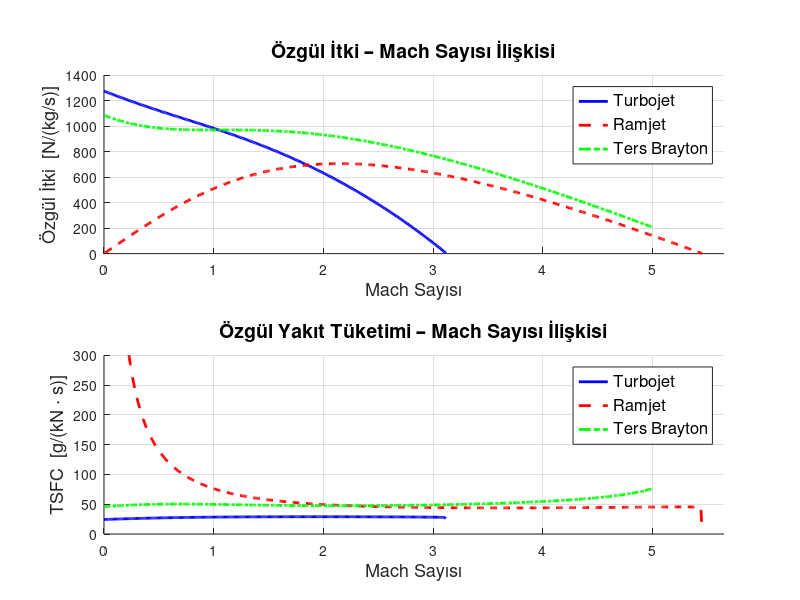

This figure's MATLAB source: (Note: this script raises an error after producing the figure.)
%% ÖDEV 4 - Tasarım Noktası Performans Karşılaştırması
% Turbojet, Ramjet ve Ters Brayton Çevrimli Motor

clear; clc; close all;

%% ============================================================
%  SABIT PARAMETRELER (Tablo 4 & 5)
%% ============================================================
gamma   = 1.4;          % Isı sığaları oranı
R       = 287;          % J/(kg.K)
cp      = 1005;         % J/(kg.K)
h_f     = 42.8e6;       % J/kg  (yakıt ısıl değeri)
T0_amb  = 288.15;       % K     (deniz seviyesi statik sıcaklık, ISA)
P0_amb  = 101325;       % Pa    (deniz seviyesi statik basınç, ISA)
m_dot   = 100;          % kg/s  (Soru 2 için hava debisi)

%  İdeal motor + lülede optimum genişleme => P_exit = P_amb

%% ============================================================
%  YARDIMCI FONKSİYONLAR
%% ============================================================
% Toplam sıcaklık: Tt = T_s * (1 + (gamma-1)/2 * M^2)
Tt = @(T_s, M) T_s .* (1 + (gamma-1)/2 .* M.^2);
% Toplam basınç oranı: Pt/P = (Tt/T)^(gamma/(gamma-1))
Pt_ratio = @(M) (1 + (gamma-1)/2 .* M.^2).^(gamma/(gamma-1));

%% ============================================================
%  1A) TURBOJET MOTORU
%% ============================================================
% Parametreler (Tablo 1)
pi_c    = 20;           % Kompresör basınç oranı
T4      = 2000;         % K  (Türbin giriş sıcaklığı)

% Mach aralığı: kalkış (0) → itki = 0 noktası
M_vec_TJ = linspace(0, 5, 500);

Isp_TJ  = zeros(size(M_vec_TJ));
TSFC_TJ = zeros(size(M_vec_TJ));

for k = 1:length(M_vec_TJ)
    M = M_vec_TJ(k);
    
    % Serbest akım toplam sıcaklık & basınç
    Tt0 = Tt(T0_amb, M);
    Pt0_Ps = Pt_ratio(M);            % Pt0 / Ps
    
    % Difüzör (ideal): Tt2 = Tt0, Pt2 = Pt0
    Tt2 = Tt0;
    
    % Kompresör (ideal isentropic)
    Tt3 = Tt2 * pi_c^((gamma-1)/gamma);
    
    % Yanma odası: Tt4 = T4 (sabit)
    if Tt3 >= T4
        % Kompresör çıkışı yanma odası sıcaklığını aşıyor → geçersiz
        Isp_TJ(k)  = 0;
        TSFC_TJ(k) = NaN;
        continue;
    end
    
    % Yakıt-hava oranı
    f = cp*(T4 - Tt3) / h_f;
    
    % Türbin (ideal): türbin işi = kompresör işi (shaft balance)
    delta_Tt_turbine = (Tt3 - Tt2);    % cp*deltaT_c = cp*deltaT_t
    Tt5 = T4 - delta_Tt_turbine;
    
    % Türbin basınç oranı (isentropic)
    pi_t = (Tt5/T4)^(gamma/(gamma-1));
    
    % Lüle: toplam basınç (Pt5 = Pt4 = Pt3 = Pt2 * pi_c)
    % Optimum genişleme: P_exit = P_amb (statik)
    % Tt_lule = Tt5 (ideal lüle)
    % V_exit: h0 = h_exit => cp*Tt5 = cp*T_exit + V_exit^2/2
    % Optimum => P_exit = Ps => T_exit = Ts = Tt5 / (1 + (g-1)/2 * M_exit^2)
    % Daha basit: V_exit^2 = 2*cp*(Tt5 - T0_amb * (Pt5/Ps)^(-(g-1)/g) )
    %              Pt5 / Ps = (Pt2/Ps)*pi_c*pi_t
    Pt5_Ps = Pt0_Ps * pi_c * pi_t;   % Pt5 / P_static_amb
    T_exit = Tt5 / (Pt5_Ps)^((gamma-1)/gamma);
    
    if T_exit < 0; Isp_TJ(k) = 0; TSFC_TJ(k) = NaN; continue; end
    
    V_exit = sqrt(2 * cp * (Tt5 - T_exit));
    
    % Serbest akım hızı
    a0 = sqrt(gamma * R * T0_amb);
    V0 = M * a0;
    
    % Özgül itki [N/(kg/s)]
    Isp_TJ(k) = (1+f)*V_exit - V0;   % momentum thrust / m_dot_air
    % (optimum genişleme → basınç kuvveti = 0)
    
    % Özgül yakıt tüketimi [g/(kN.s)]
    if Isp_TJ(k) > 0
        TSFC_TJ(k) = (f / Isp_TJ(k)) * 1e6;  % kg/(N.s) → g/(kN.s)
    else
        TSFC_TJ(k) = NaN;
        Isp_TJ(k)  = 0;
    end
end

% Sıfır itki Mach sayısını bul
idx_zero_TJ = find(Isp_TJ <= 0, 1, 'first');
if isempty(idx_zero_TJ)
    idx_zero_TJ = length(M_vec_TJ) + 1;
elseif idx_zero_TJ == 1
    idx_zero_TJ = 2;
end
M_vec_TJ_plot  = M_vec_TJ(1:idx_zero_TJ-1);
Isp_TJ_plot    = Isp_TJ(1:idx_zero_TJ-1);
TSFC_TJ_plot   = TSFC_TJ(1:idx_zero_TJ-1);

%% ============================================================
%  1B) RAMJET MOTORU
%% ============================================================
% Parametreler (Tablo 2)
T4_rj = 2000;  % K (yanma odası çıkış sıcaklığı)

% Ramjet kalkışta (M=0) itki üretemez → M_min ~ 0.5 dan başlatılabilir
% ama soru kalkıştan istiyor; M=0 da itki=0 alınır.
M_vec_RJ = linspace(0.01, 8, 800);

Isp_RJ  = zeros(size(M_vec_RJ));
TSFC_RJ = zeros(size(M_vec_RJ));

for k = 1:length(M_vec_RJ)
    M = M_vec_RJ(k);
    
    Tt0 = Tt(T0_amb, M);
    Pt0_Ps = Pt_ratio(M);
    
    % Difüzör (ideal): Tt2 = Tt0
    Tt2 = Tt0;
    
    if Tt2 >= T4_rj
        Isp_RJ(k) = 0; TSFC_RJ(k) = NaN; continue;
    end
    
    % Yakıt-hava oranı
    f = cp*(T4_rj - Tt2) / h_f;
    
    % Lüle (ideal, optimum genişleme)
    % Pt4 = Pt0 (ideal difüzör + ideal yanma odası basınç kaybı yok)
    Pt4_Ps = Pt0_Ps;
    T_exit = T4_rj / Pt4_Ps^((gamma-1)/gamma);
    
    if T_exit < 0; Isp_RJ(k)=0; TSFC_RJ(k)=NaN; continue; end
    
    V_exit = sqrt(2 * cp * (T4_rj - T_exit));
    
    a0 = sqrt(gamma * R * T0_amb);
    V0 = M * a0;
    
    Isp_RJ(k) = (1+f)*V_exit - V0;
    
    if Isp_RJ(k) > 0
        TSFC_RJ(k) = (f / Isp_RJ(k)) * 1e6;
    else
        TSFC_RJ(k) = NaN;
        Isp_RJ(k)  = 0;
    end
end

idx_zero_RJ = find(Isp_RJ <= 0, 1, 'first');
if isempty(idx_zero_RJ)
    idx_zero_RJ = length(M_vec_RJ) + 1;
elseif idx_zero_RJ == 1
    idx_zero_RJ = 2;
end
M_vec_RJ_plot  = M_vec_RJ(1:idx_zero_RJ-1);
Isp_RJ_plot    = Isp_RJ(1:idx_zero_RJ-1);
TSFC_RJ_plot   = TSFC_RJ(1:idx_zero_RJ-1);

%% ============================================================
%  1C) TERS BRAYTON ÇEVRİMLİ MOTOR
%% ============================================================
% Parametreler (Tablo 3)
T_pb     = 1800;  % K  - Ön yakıcı çıkış sıcaklığı
T_ab     = 2000;  % K  - Art yakıcı çıkış sıcaklığı
dTt_cool = 400;   % K  - Soğutma bölümü toplam sıcaklık düşüşü
pi_t_inv = 0.1;   % Türbin basınç oranı

% Doğru Ters Brayton topolojisi:
%  İstasyon 0: Serbest akım
%  İstasyon 2: Difüzör çıkışı  (Tt2 = Tt0, Pt2 = Pt0)
%  İstasyon 3: Ön yakıcı çıkışı (Tt3 = T_pb)
%  İstasyon 4: Türbin çıkışı    (Pt4 = Pt3 * pi_t,  isentropic)
%  İstasyon 5: Soğutma çıkışı   (Tt5 = Tt4 - dTt_cool)
%  İstasyon 6: Kompresör çıkışı (Pt6 = Pt5 / pi_t  → basıncı geri yükle)
%  İstasyon 7: Art yakıcı çıkışı (Tt7 = T_ab)
%  İstasyon 8: Lüle çıkışı      (optimum genişleme)
%
% Shaft balance: Türbin işi = Kompresör işi
%   cp*(Tt3 - Tt4) = cp*(Tt6 - Tt5)
%   → Tt6 = Tt5 + (Tt3 - Tt4)

M_vec_TB = linspace(0, 5, 500);

Isp_TB  = zeros(size(M_vec_TB));
TSFC_TB = zeros(size(M_vec_TB));

for k = 1:length(M_vec_TB)
    M = M_vec_TB(k);
    
    % İst. 0-2: Serbest akım & difüzör (ideal)
    Tt2    = Tt(T0_amb, M);
    Pt2_Ps = Pt_ratio(M);
    
    % İst. 3: Ön yakıcı
    if T_pb < Tt2
        Tt3 = Tt2; f_pb = 0;
    else
        f_pb = cp*(T_pb - Tt2) / h_f;
        Tt3  = T_pb;
    end
    Pt3_Ps = Pt2_Ps;   % ideal yanma odası
    
    % İst. 4: Türbin (isentropic genişleme, pi_t = 0.1)
    Tt4    = Tt3 * pi_t_inv^((gamma-1)/gamma);
    Pt4_Ps = Pt3_Ps * pi_t_inv;
    
    % İst. 5: Soğutma
    Tt5    = Tt4 - dTt_cool;
    Pt5_Ps = Pt4_Ps;
    
    if Tt5 <= 0
        Isp_TB(k) = 0; TSFC_TB(k) = NaN; continue;
    end
    
    % İst. 6: Kompresör (shaft balance ile türbin işine eşit)
    % Türbin işi: w_t = cp*(Tt3 - Tt4)
    % Kompresör: Tt6 = Tt5 + w_t/cp = Tt5 + (Tt3 - Tt4)
    w_t  = cp * (Tt3 - Tt4);
    Tt6  = Tt5 + w_t / cp;
    % Kompresör basınç oranı (isentropic): pi_c = (Tt6/Tt5)^(g/(g-1))
    pi_c_inv = (Tt6/Tt5)^(gamma/(gamma-1));
    Pt6_Ps   = Pt5_Ps * pi_c_inv;
    
    % İst. 7: Art yakıcı
    if T_ab < Tt6
        Tt7 = Tt6; f_ab = 0;
    else
        f_ab = cp*(T_ab - Tt6) / h_f;
        Tt7  = T_ab;
    end
    Pt7_Ps = Pt6_Ps;
    
    f_total = f_pb + f_ab;
    
    % İst. 8: Lüle (optimum genişleme: P_exit = P_amb)
    if Pt7_Ps < 1
        % Basınç atmosferin altında → genişleme yok, itki üretemez
        Isp_TB(k) = 0; TSFC_TB(k) = NaN; continue;
    end
    T_exit = Tt7 / Pt7_Ps^((gamma-1)/gamma);
    V_exit = sqrt(2 * cp * (Tt7 - T_exit));
    
    a0 = sqrt(gamma * R * T0_amb);
    V0 = M * a0;
    
    Isp_TB(k) = (1+f_total)*V_exit - V0;
    
    if Isp_TB(k) > 0
        TSFC_TB(k) = (f_total / Isp_TB(k)) * 1e6;
    else
        TSFC_TB(k) = NaN;
        Isp_TB(k)  = 0;
    end
end

idx_zero_TB = find(Isp_TB <= 0, 1, 'first');
if isempty(idx_zero_TB)
    idx_zero_TB = length(M_vec_TB) + 1;
elseif idx_zero_TB == 1
    idx_zero_TB = 2;
end
M_vec_TB_plot  = M_vec_TB(1:idx_zero_TB-1);
Isp_TB_plot    = Isp_TB(1:idx_zero_TB-1);
TSFC_TB_plot   = TSFC_TB(1:idx_zero_TB-1);

%% ============================================================
%  GRAFİK 1: Özgül İtki vs Mach
%% ============================================================
figure('Name','Özgül İtki ve TSFC Karşılaştırması','Position',[100 100 1100 850]);

subplot(2,1,1);
hold on; grid on;
plot(M_vec_TJ_plot, Isp_TJ_plot, 'b-',  'LineWidth', 2, 'DisplayName','Turbojet');
plot(M_vec_RJ_plot, Isp_RJ_plot, 'r--', 'LineWidth', 2, 'DisplayName','Ramjet');
plot(M_vec_TB_plot, Isp_TB_plot, 'g-.', 'LineWidth', 2, 'DisplayName','Ters Brayton');
xlabel('Mach Sayısı','FontSize',13);
ylabel('Özgül İtki  [N/(kg/s)]','FontSize',13);
title('Özgül İtki – Mach Sayısı İlişkisi','FontSize',14,'FontWeight','bold');
legend('Location','best','FontSize',12);
M_ends = [];
if ~isempty(M_vec_TJ_plot), M_ends(end+1) = M_vec_TJ_plot(end); end
if ~isempty(M_vec_RJ_plot),  M_ends(end+1) = M_vec_RJ_plot(end);  end
if ~isempty(M_vec_TB_plot),  M_ends(end+1) = M_vec_TB_plot(end);  end
if ~isempty(M_ends), xlim([0 max(M_ends)+0.2]); end

subplot(2,1,2);
hold on; grid on;
plot(M_vec_TJ_plot, TSFC_TJ_plot, 'b-',  'LineWidth', 2, 'DisplayName','Turbojet');
plot(M_vec_RJ_plot, TSFC_RJ_plot, 'r--', 'LineWidth', 2, 'DisplayName','Ramjet');
plot(M_vec_TB_plot, TSFC_TB_plot, 'g-.', 'LineWidth', 2, 'DisplayName','Ters Brayton');
xlabel('Mach Sayısı','FontSize',13);
ylabel('TSFC  [g/(kN \cdot s)]','FontSize',13);
title('Özgül Yakıt Tüketimi – Mach Sayısı İlişkisi','FontSize',14,'FontWeight','bold');
legend('Location','best','FontSize',12);
if ~isempty(M_ends), xlim([0 max(M_ends)+0.2]); end
ylim([0 300]);

sgtitle('Motor Performans Karşılaştırması  (Deniz Seviyesi, İdeal)','FontSize',15,'FontWeight','bold');

%% ============================================================
%  GRAFİK 2: Ters Brayton – İtki vs Soğutma Sıcaklık Düşüşü (Kalkış, M=0)
%% ============================================================
dTt_vec   = linspace(0, 800, 400);  % K
Thrust_TB = zeros(size(dTt_vec));

M0 = 0;  % Kalkış

for k = 1:length(dTt_vec)
    dT = dTt_vec(k);
    
    % İst. 0-2: Difüzör (M=0 → Tt2 = T0_amb, Pt2 = Ps)
    Tt2    = Tt(T0_amb, M0);    % = 288.15 K
    Pt2_Ps = Pt_ratio(M0);      % = 1.0
    
    % İst. 3: Ön yakıcı
    if T_pb < Tt2
        Tt3 = Tt2; f_pb = 0;
    else
        f_pb = cp*(T_pb - Tt2) / h_f;
        Tt3  = T_pb;
    end
    Pt3_Ps = Pt2_Ps;
    
    % İst. 4: Türbin (pi_t = 0.1)
    Tt4    = Tt3 * pi_t_inv^((gamma-1)/gamma);
    Pt4_Ps = Pt3_Ps * pi_t_inv;
    
    % İst. 5: Soğutma
    Tt5    = Tt4 - dT;
    Pt5_Ps = Pt4_Ps;
    
    if Tt5 <= 0
        Thrust_TB(k) = 0; continue;
    end
    
    % İst. 6: Kompresör (shaft balance)
    w_t      = cp * (Tt3 - Tt4);
    Tt6      = Tt5 + w_t / cp;
    pi_c_inv = (Tt6/Tt5)^(gamma/(gamma-1));
    Pt6_Ps   = Pt5_Ps * pi_c_inv;
    
    % İst. 7: Art yakıcı
    if T_ab < Tt6
        Tt7 = Tt6; f_ab = 0;
    else
        f_ab = cp*(T_ab - Tt6) / h_f;
        Tt7  = T_ab;
    end
    Pt7_Ps  = Pt6_Ps;
    f_total = f_pb + f_ab;
    
    % İst. 8: Lüle
    if Pt7_Ps < 1
        Thrust_TB(k) = 0; continue;
    end
    T_exit = Tt7 / Pt7_Ps^((gamma-1)/gamma);
    V_exit = sqrt(2 * cp * (Tt7 - T_exit));
    V0_val = 0;  % kalkış
    
    Isp_val = (1+f_total)*V_exit - V0_val;
    
    if Isp_val > 0
        Thrust_TB(k) = Isp_val * m_dot / 1000;  % kN
    else
        Thrust_TB(k) = 0;
    end
end

figure('Name','Ters Brayton - Kalkis Itkisi vs Sogutma DT','Position',[200 150 820 560]);
plot(dTt_vec, Thrust_TB, 'm-', 'LineWidth', 2.5);
grid on;
xlabel('\DeltaT_{sogutma}  [K]','FontSize',13);
ylabel('Kalkış İtkisi  [kN]','FontSize',13);
title('Ters Brayton Çevrimli Motor – Kalkış İtkisi', ...
      'FontSize',14,'FontWeight','bold');
subtitle({'Soğutma Bölümü Toplam Sıcaklık Düşüşüne Bağlı Değişim', ...
          sprintf('\\dot{m} = %d kg/s,  M = 0,  Deniz Seviyesi', m_dot)}, ...
         'FontSize',11);

%% ============================================================
%  KONSOL ÖZET TABLOSU  (Tasarım noktası M=0)
%% ============================================================
fprintf('\n======================================================\n');
fprintf('  KALKIŞ (M=0) TASARIM NOKTASI ÖZET\n');
fprintf('======================================================\n');
fprintf('%-25s %12s %12s\n','Motor','Isp [N/(kg/s)]','TSFC [g/(kN·s)]');
fprintf('------------------------------------------------------\n');

% TJ kalkış
if ~isempty(Isp_TJ_plot)
    fprintf('%-25s %12.1f %12.2f\n','Turbojet', Isp_TJ_plot(1), TSFC_TJ_plot(1));
end
% RJ kalkış (pratik olarak sıfır veya çok düşük)
fprintf('%-25s %12s %12s\n','Ramjet','(kalkışta sıfır)','—');
% TB kalkış
if ~isempty(Isp_TB_plot)
    fprintf('%-25s %12.1f %12.2f\n','Ters Brayton', Isp_TB_plot(1), TSFC_TB_plot(1));
end
fprintf('======================================================\n\n');
